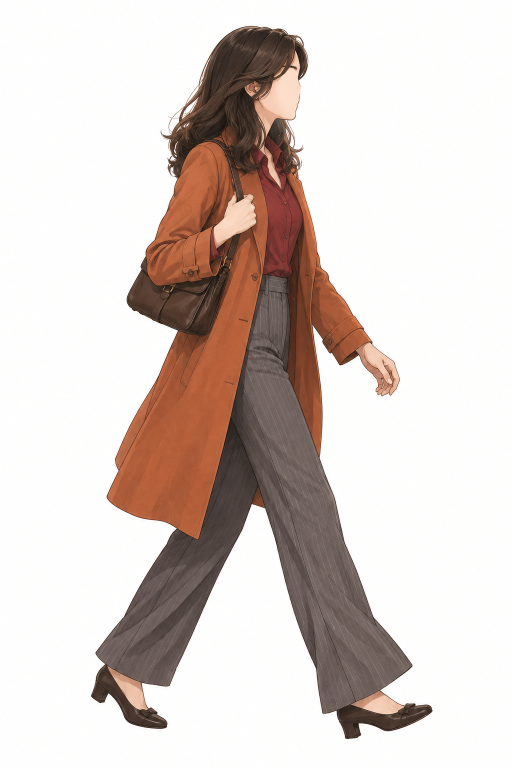
#> input picture 500-days-of-summer-motion/assets/figures/src/autumn-walk.png, 1024 x 1536 px (shown at 1/2 size); its folder holds only this picture in this run
$ python prep_figures.py
#> lines starting #> are read from the running program, lines starting #| are printed output that depends on the picture; after the words box and inside, x2 and y2 are one past the last pixel; in counts of white or black regions, pixels touching at a corner belong together
"""Potong latar putih figur menjadi PNG transparan (gaya gambar TIDAK diubah).
Masukan: assets/figures/src/*.png (latar putih). Keluaran: assets/figures/*.png (RGBA, dipangkas ke isi).
Latar putih yang terhubung ke tepi dihapus; lubang tertutup (antara lengan dan badan) dihapus bila putih murni dan cukup luas.
Pakai: python3 scripts/prep_figures.py"""
import glob, os
import numpy as np
from PIL import Image
from collections import deque
from scipy import ndimage

SRC, OUT = "assets/figures/src/", "assets/figures/"
SKIP = {"rachel-point"}  # latar hitam + glow: butuh versi latar putih


def cutout(path):
    a = np.array(Image.open(path).convert("RGB")).astype(np.float32)
    h, w, _ = a.shape
#> h = 1536; w = 1024
    mn = a.min(axis=2)
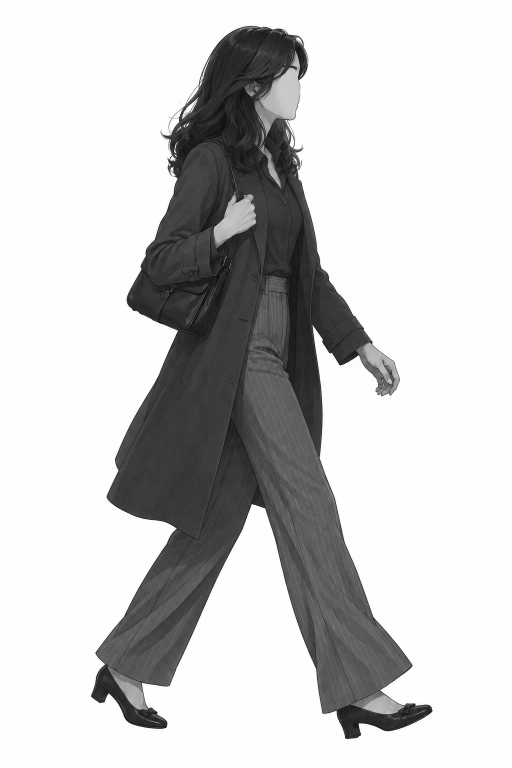
#> mn: shape (1536, 1024) float32 (shown at 1/2 size); min 4, max 255, mean 201.7
    near = mn > 238
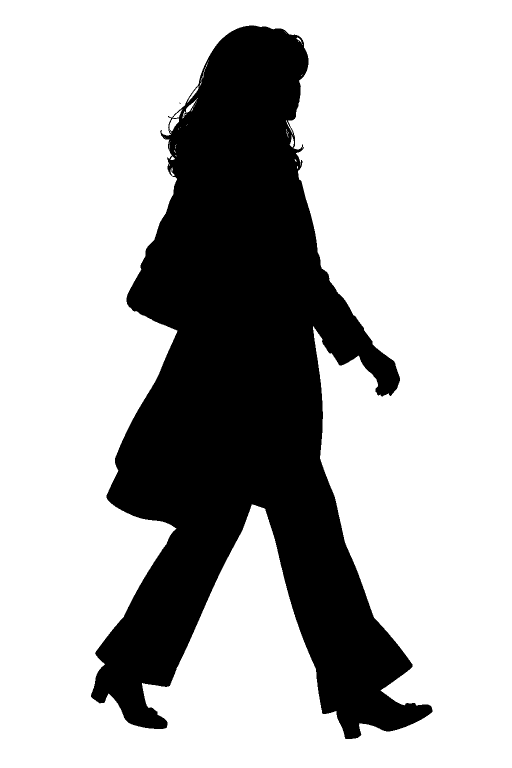
#> near: shape (1536, 1024) bool (shown at 1/2 size); 71.6% white; 3 black regions (2 under 20 px), largest, box (x1, y1, x2, y2) and area: (182, 51, 865, 1478) 445962
    bg = np.zeros((h, w), bool); q = deque()
    for x in range(w):
        for y in (0, h - 1):
            if near[y, x] and not bg[y, x]: bg[y, x] = True; q.append((y, x))
#> bg: shape (1536, 1024) bool; 0.13% white in thin lines or dots
    for y in range(h):
        for x in (0, w - 1):
            if near[y, x] and not bg[y, x]: bg[y, x] = True; q.append((y, x))
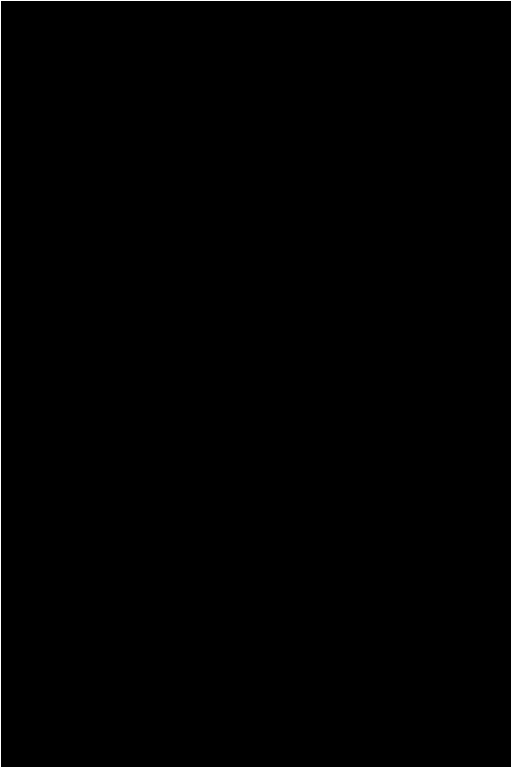
#> bg: shape (1536, 1024) bool (shown at 1/2 size); 0.33% white in thin lines or dots
    while q:
        y, x = q.popleft()
        for dy, dx in ((1, 0), (-1, 0), (0, 1), (0, -1)):
            ny, nx = y + dy, x + dx
            if 0 <= ny < h and 0 <= nx < w and near[ny, nx] and not bg[ny, nx]:
                bg[ny, nx] = True; q.append((ny, nx))
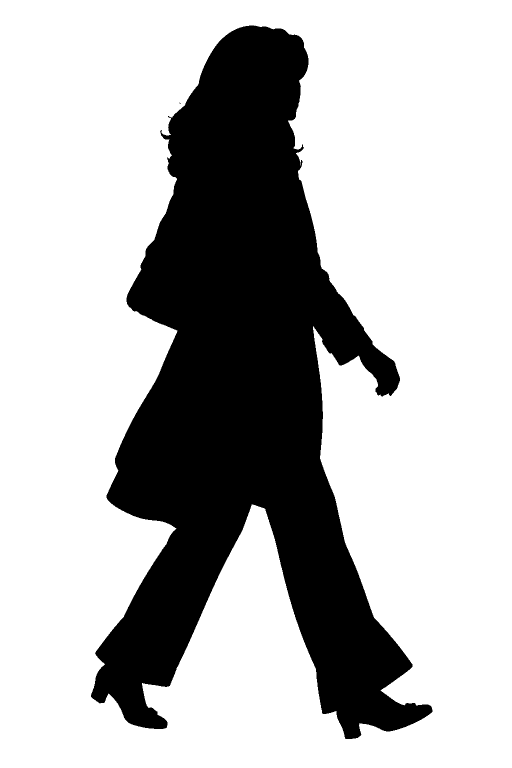
#> bg: shape (1536, 1024) bool (shown at 1/2 size); 71.6% white; 3 black regions (2 under 20 px), largest, box (x1, y1, x2, y2) and area: (182, 51, 865, 1478) 447187
    # lubang tertutup: putih murni, luas
    pure = mn >= 251
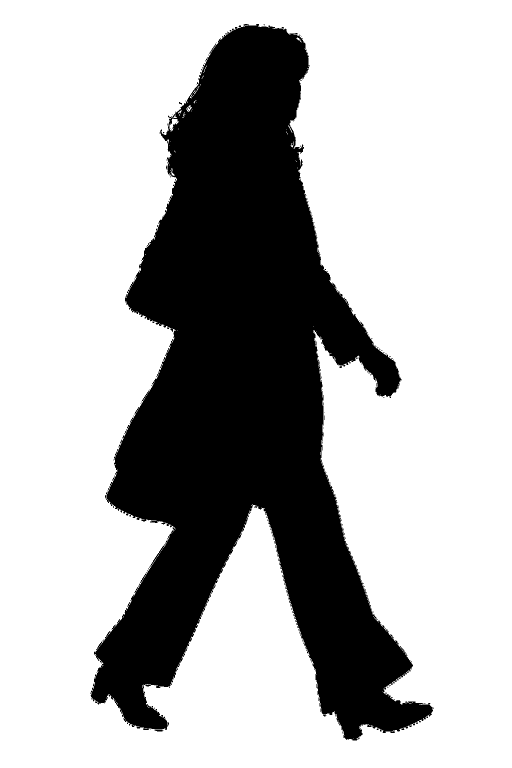
#> pure: shape (1536, 1024) bool (shown at 1/2 size); 71.1% white; 83 black regions (79 under 20 px), largest, box (x1, y1, x2, y2) and area: (181, 48, 867, 1481) 454180, (309, 1459, 327, 1463) 59, (647, 812, 649, 851) 49, (646, 1429, 653, 1433) 20
    lab, n = ndimage.label(pure & ~bg)
#> lab: shape (1536, 1024) int32; 73 distinct labels, from 0 to 72
#> n = 72
    if n:
        sizes = ndimage.sum(pure & ~bg, lab, range(1, n + 1))
#> sizes = 72 values, max 204 at index 48, min 1 at index 2, mean 8.19
        for i, s in enumerate(sizes, 1):
            if s > 1500: bg |= lab == i
#> this loop made 72 passes
#> s on passes 1 to 12: 24, 2, 1, 6, 1, 2, 2, 2, 3, 3, 2, 1
    alpha = np.where(bg, 0.0, 1.0)
    # tepi halus: piksel tepat di sebelah latar mendapat alpha parsial dari kegelapannya
    edge = ndimage.binary_dilation(bg, iterations=2) & ~bg
#> edge: shape (1536, 1024) bool; 0.63% white in thin lines or dots, all inside (x1, y1, x2, y2) = (182, 51, 865, 1478)
    soft = np.clip((255 - mn) / 70.0, 0, 1)
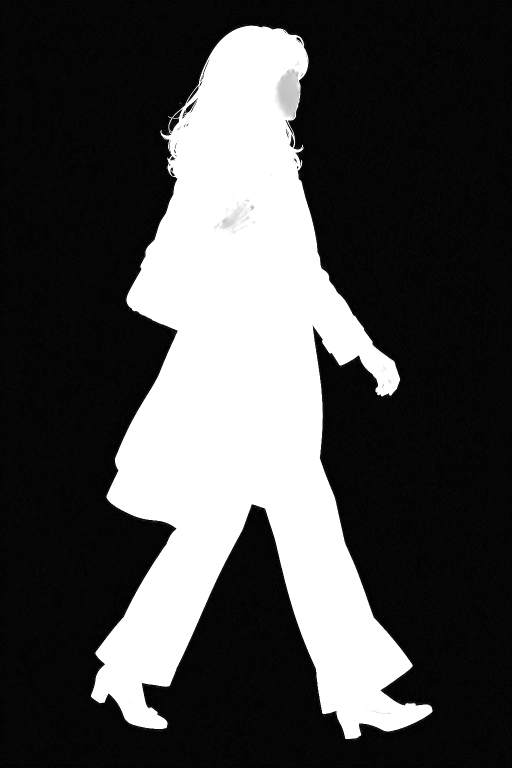
#> soft: shape (1536, 1024) float32 (shown at 1/2 size); min 0, max 1, mean 0.298
    alpha = np.where(edge, np.maximum(soft, 0.35), alpha)
    return a, alpha


os.makedirs(OUT, exist_ok=True)
for f in sorted(glob.glob(SRC + "*.png")):
    name = os.path.basename(f)[:-4]
    if name in SKIP:
        print("lewati", name, "(latar bukan putih)"); continue
    a, al = cutout(f)
    ys, xs = np.where(al > 0.05)
    y0, y1, x0, x1 = ys.min(), ys.max(), xs.min(), xs.max()
#> y0 = 51; y1 = 1477; x0 = 182; x1 = 864
    rgba = np.dstack([a, al * 255])[y0:y1 + 1, x0:x1 + 1].astype(np.uint8)
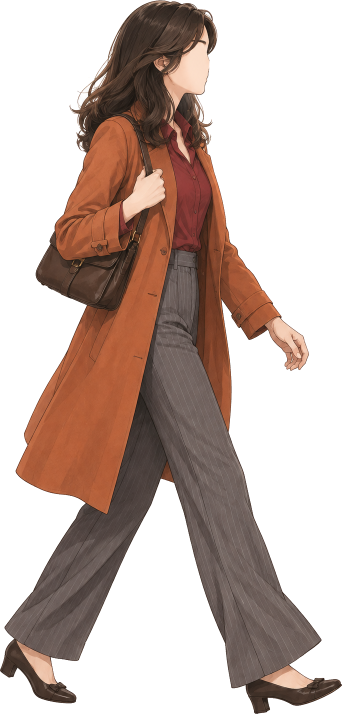
#> rgba: shape (1427, 683, 4) (shown at 1/2 size); mean R, G, B, A 195.3, 177.5, 169.9, 116.8; transparent parts drawn white
    Image.fromarray(rgba, "RGBA").save(OUT + name + ".png")
    print("ok", name, rgba.shape[1], "x", rgba.shape[0])
#| ok autumn-walk 683 x 1427

$ run again, on 500-days-of-summer-motion/assets/figures/src/summer-lean.png
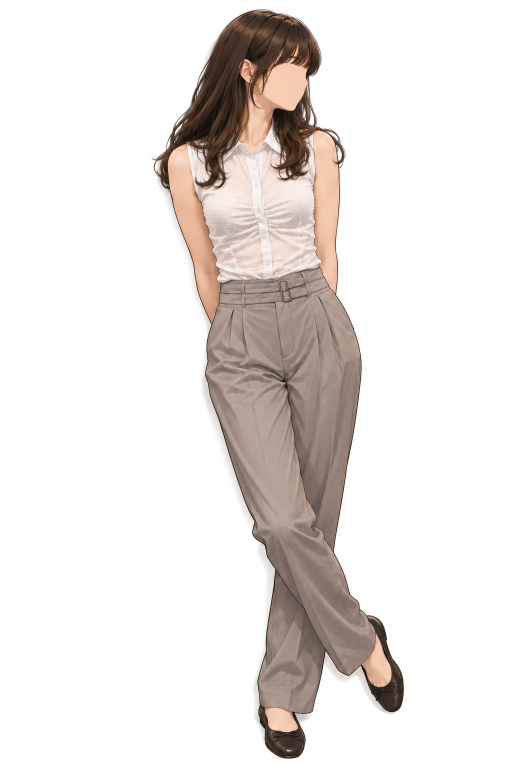
#> input picture 500-days-of-summer-motion/assets/figures/src/summer-lean.png, 1024 x 1536 px (shown at 1/2 size)
#> near: shape (1536, 1024) bool; 76.7% white; 2 black regions (1 under 20 px), largest, box (x1, y1, x2, y2) and area: (303, 18, 808, 1518) 366054
#> pure: shape (1536, 1024) bool; 76.2% white; 33 black regions (32 under 20 px), largest, box (x1, y1, x2, y2) and area: (303, 15, 811, 1520) 374998
#> lab: shape (1536, 1024) int32; 67 distinct labels, from 0 to 66
#> n = 66
#> sizes = 66 values, max 46 at index 13, min 1 at index 1, mean 4.68
#> the loop in cutout, `for i, s in enumerate(sizes, 1):` made 66 passes
#> s on passes 1 to 8: 4, 1, 2, 1, 1, 1, 1, 1
#> edge: shape (1536, 1024) bool; 0.45% white in thin lines or dots, all inside (x1, y1, x2, y2) = (303, 18, 808, 1518)
#> in cutout, `alpha = np.where(edge, np.maximum(soft, 0.35), alpha)`:
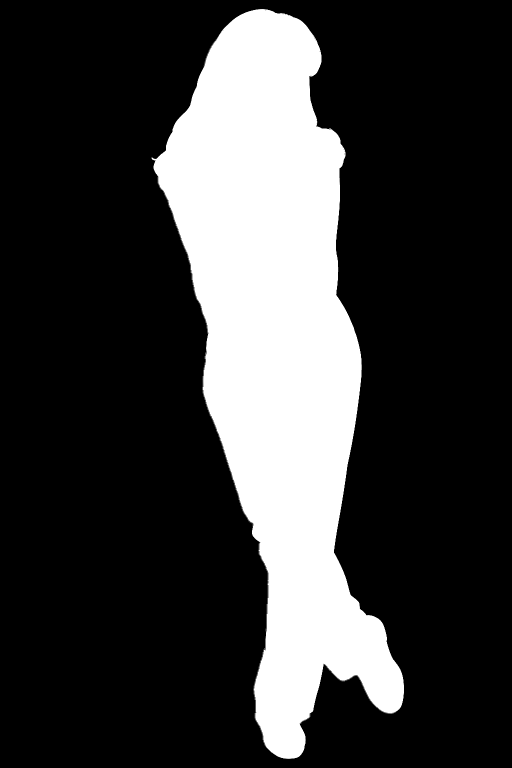
#> alpha: shape (1536, 1024) float64 (shown at 1/2 size); min 0, max 1, mean 0.233
#> y0 = 18; y1 = 1517; x0 = 303; x1 = 807
#> `rgba = np.dstack([a, al * 255])[y0:y1 + 1, x0:x1 + 1].astype(np.uint8)`:
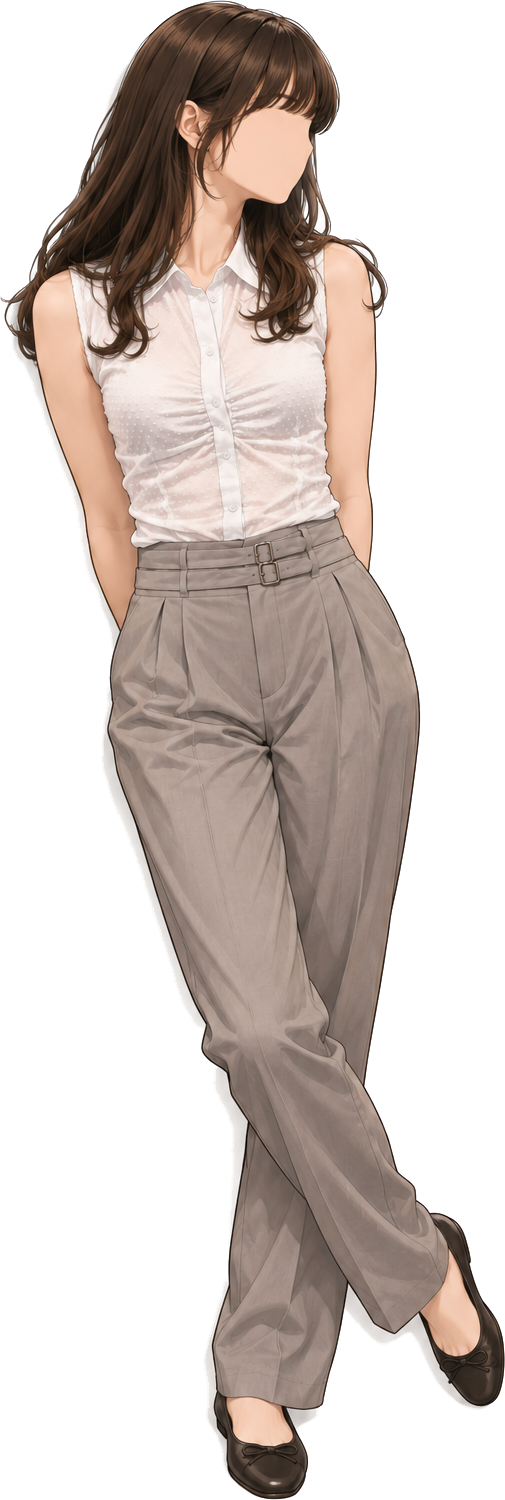
#> rgba: shape (1500, 505, 4); mean R, G, B, A 209.5, 199.2, 193.9, 123.2; transparent parts drawn white
#| ok summer-lean 505 x 1500

$ run again, on 500-days-of-summer-motion/assets/figures/src/mckenzie-cheers.png
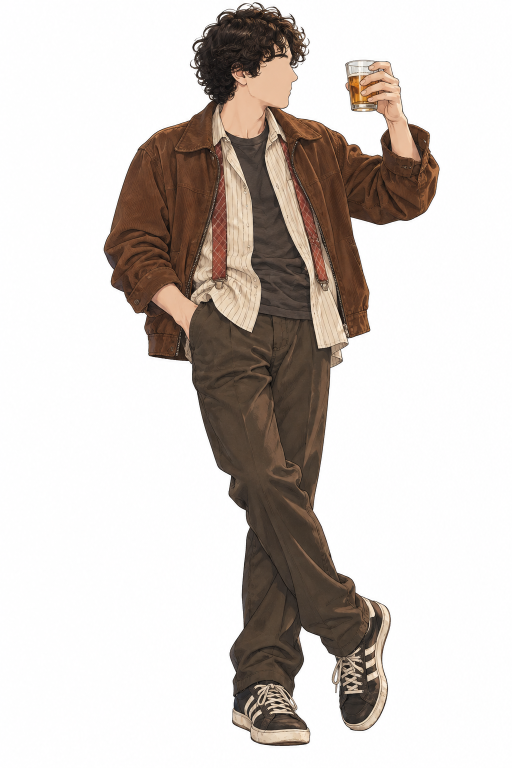
#> input picture 500-days-of-summer-motion/assets/figures/src/mckenzie-cheers.png, 1024 x 1536 px (shown at 1/2 size)
#> near: shape (1536, 1024) bool; 70.3% white; 7 black regions (6 under 20 px), largest, box (x1, y1, x2, y2) and area: (207, 4, 880, 1492) 466435
#> pure: shape (1536, 1024) bool; 69.8% white; 64 black regions (62 under 20 px), largest, box (x1, y1, x2, y2) and area: (204, 0, 881, 1496) 475087, (707, 438, 714, 442) 20
#> lab: shape (1536, 1024) int32; 85 distinct labels, from 0 to 84
#> n = 84
#> sizes = 84 values, max 42 at index 4, min 1 at index 2, mean 4.18
#> the loop in cutout, `for i, s in enumerate(sizes, 1):` made 84 passes
#> s on passes 1 to 8: 6, 11, 1, 1, 42, 1, 3, 1
#> edge: shape (1536, 1024) bool; 0.63% white in thin lines or dots, all inside (x1, y1, x2, y2) = (207, 4, 880, 1492)
#> in cutout, `soft = np.clip((255 - mn) / 70.0, 0, 1)`:
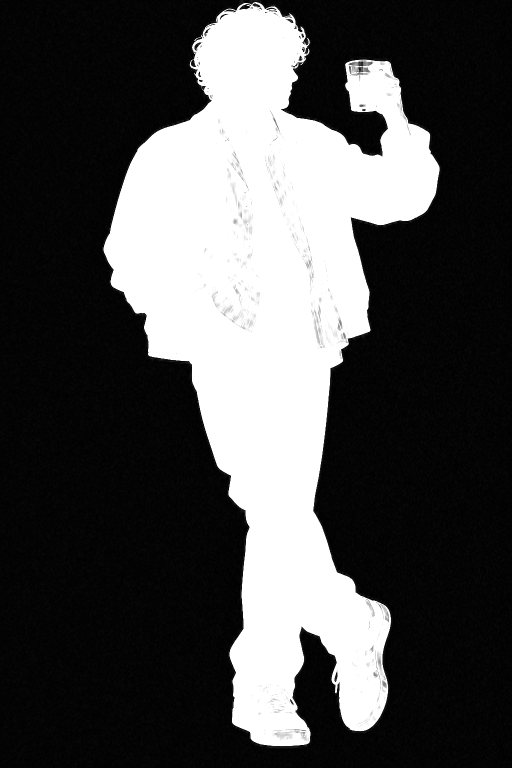
#> soft: shape (1536, 1024) float32 (shown at 1/2 size); min 0, max 1, mean 0.306
#> y0 = 4; y1 = 1491; x0 = 207; x1 = 879
#> `rgba = np.dstack([a, al * 255])[y0:y1 + 1, x0:x1 + 1].astype(np.uint8)`:
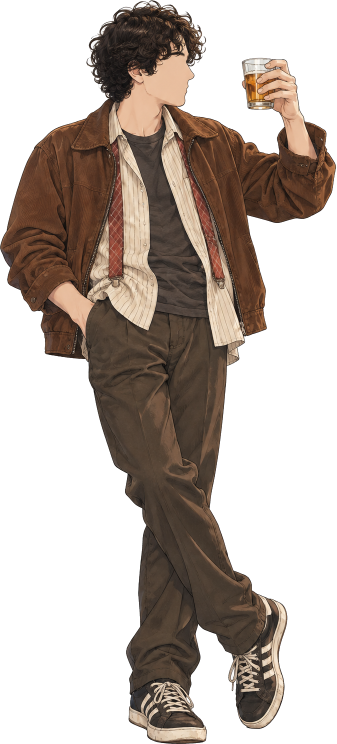
#> rgba: shape (1488, 673, 4) (shown at 1/2 size); mean R, G, B, A 186, 175.3, 168.1, 118.9; transparent parts drawn white
#| ok mckenzie-cheers 673 x 1488
